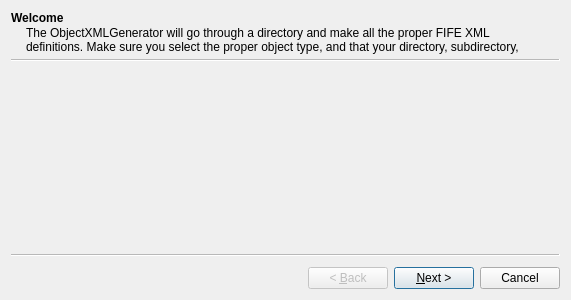
<?xml version="1.0" encoding="UTF-8"?>
<ui version="4.0">
 <class>XMLObjectGeneratorWizard</class>
 <widget class="QWizard" name="XMLObjectGeneratorWizard">
  <property name="geometry">
   <rect>
    <x>0</x>
    <y>0</y>
    <width>400</width>
    <height>300</height>
   </rect>
  </property>
  <property name="windowTitle">
   <string>Wizard</string>
  </property>
  <widget class="QWizardPage" name="welcome_page">
   <property name="title">
    <string>Welcome</string>
   </property>
   <property name="subTitle">
    <string>The ObjectXMLGenerator will go through a directory and make all the proper FIFE XML definitions. Make sure you select the proper object type, and that your directory, subdirectory, and images follow the proper conventions specified at the wiki.</string>
   </property>
  </widget>
  <widget class="QWizardPage" name="type_page">
   <property name="title">
    <string>Object Type</string>
   </property>
   <property name="subTitle">
    <string>Is this a static object or an animated object?</string>
   </property>
   <layout class="QVBoxLayout" name="verticalLayout">
    <item>
     <widget class="QRadioButton" name="static_radio_button">
      <property name="text">
       <string>Static</string>
      </property>
      <property name="checked">
       <bool>true</bool>
      </property>
     </widget>
    </item>
    <item>
     <widget class="QRadioButton" name="animated_radio_button">
      <property name="text">
       <string>Animated</string>
      </property>
     </widget>
    </item>
   </layout>
  </widget>
  <widget class="QWizardPage" name="object_path_page">
   <property name="title">
    <string>Object Path</string>
   </property>
   <property name="subTitle">
    <string>In which directory is the object located?</string>
   </property>
   <layout class="QHBoxLayout" name="horizontalLayout">
    <item>
     <widget class="QLineEdit" name="object_path_line_edit"/>
    </item>
    <item>
     <widget class="QPushButton" name="browse_push_button">
      <property name="text">
       <string>Browse</string>
      </property>
     </widget>
    </item>
   </layout>
  </widget>
  <widget class="QWizardPage" name="save_path_page">
   <property name="title">
    <string>Save Location</string>
   </property>
   <property name="subTitle">
    <string>Where would you like the generated XML file to be saved</string>
   </property>
   <layout class="QHBoxLayout" name="horizontalLayout_2">
    <item>
     <widget class="QLineEdit" name="save_path_line_edit"/>
    </item>
    <item>
     <widget class="QPushButton" name="browse_push_button_2">
      <property name="text">
       <string>Browse</string>
      </property>
     </widget>
    </item>
   </layout>
  </widget>
  <widget class="QWizardPage" name="atribute_page">
   <property name="title">
    <string>Attribute</string>
   </property>
   <property name="subTitle">
    <string>What other attributes would you like to modify?</string>
   </property>
  </widget>
 </widget>
 <resources/>
 <connections/>
</ui>
